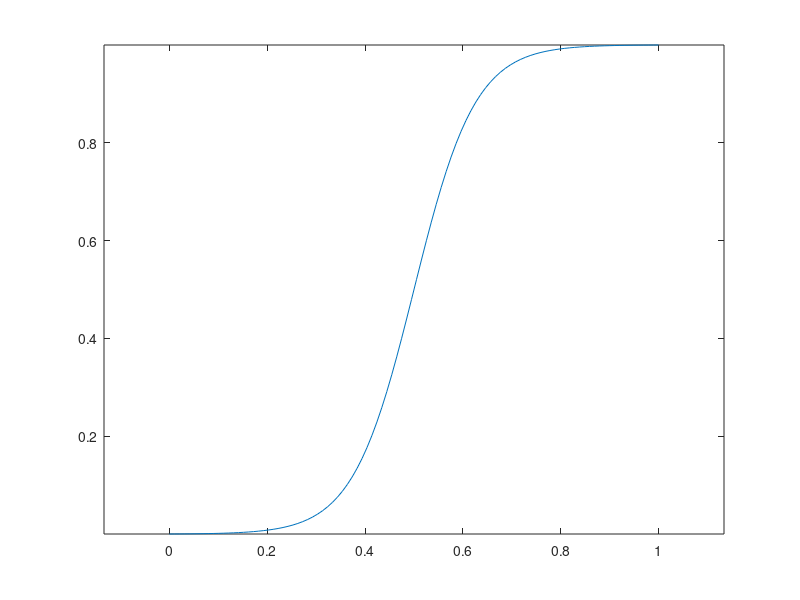

Reproduce this figure in MATLAB. (Note: this script raises an error after producing the figure.)
%* misc matlab code snippets for various purposes *%

%% contrast test
figure; 
x = linspace(0,1,100)
% y = .95*(tanh(4*(x-.6))+1)/2;    plot(x,y); axis equal; xline(0); xline(1); ylim([0,1]); 
y = (tanh(8*(x-.5))+1)/2;    plot(x,y); axis equal; xline(0); xline(1); ylim([0,1]); 

%% RFF sigma
sigma = 2
Tperiod = 3
dim=2
tdiv=4
K0 = randn(100,1)*2*pi*sigma/sqrt(dim)/2/tdiv
Tcycles = round(K0 * Tperiod / (2*pi))
figure; hist(Tcycles)

%% try 3d volume render via matlab
clear all;
N=5000;
X = rand(N,3);
[V,F] = icosphere(2);
FF = repmat(F,1,1,N) + (reshape(1:N,1,1,N)-1)*size(V,1);
VV = .05*repmat(V,1,1,N) + reshape(X',1,3,N);
Vp = reshape(permute(VV,[1 3 2]),[],3);
Fp = reshape(permute(FF,[1 3 2]),[],3);
close all; figure; hold all; axis equal; axis off; set(gcf,'color','w'); rotate3d on;
ptc = patch('faces',Fp,'vertices',Vp,'facecolor','g','facealpha',.01,'edgecolor','none')
ptc.FaceAlpha = .0275;
ptc.FaceAlpha = .1;
ptc.FaceLighting = 'gouraud';
ptc.AmbientStrength = 0.5;
ptc.DiffuseStrength = 0.99;
ptc.SpecularStrength = 1;
ptc.SpecularExponent = 20;
% ptc.BackFaceLighting = 'unlit';
view(0,75)
ptc.FaceVertexCData = repmat([0 .447 .741],size(Vp,1),1)
% shading interp
lightangle(-45,30)



s = scatter3(X(:,1),X(:,2),X(:,3),10,'filled')
% s.MarkerFaceAlpha = 'flat'
s.MarkerFaceAlpha = .1
s.AlphaData = repmat(100,N,1) %+ .0001*randn(N,1);
s.SizeData=200
s.CData = [0 .447 .741]
% s.AlphaDataMapping = 'direct'
% s.AlphaDataMapping = 'scaled'
s.AlphaDataMapping = 'none'

%% signed curl test
close all; clear all;
v = @(x,y) [-y x]*3*pi/2;
N = 100;
dt = .001;
xx = linspace(-1,1,10);
[X,Y] = meshgrid(xx,xx);
xx = X(:); yy = Y(:);
vxxyy = v(xx,yy);
figure; hold all; axis equal;
quiver(xx,yy,vxxyy(:,1),vxxyy(:,2))

tN = 100; dt = 1/tN;
s = [0,1];
for i=1:tN
    vs = v(s(1),s(2))
    s = s + vs*dt
    scatter(s(1),s(2),'r'); drawnow;
end

%% optimal transport between oriented rectangles test
close all; clear all;
figure; axis equal; hold all; 
Area = 1; a = sqrt(Area); N = 20;
maxLfacter = 2;
ls = linspace(a,maxLfacter*a,N); % lengths
c1 = [1,0,0];c2 = [0,0,1];ctv = linspace(0,1,N)
for lind=1:N
    ct = (1-ctv(lind))*c1+c2*ctv(lind)
    l = ls(lind);
    w=Area/l;

    t = linspace(0,1,51);
    lt = l*(1-t)+t*a;
    wt = w*(1-t)+t*a;
    at = lt.*wt;
    plot(t,at,'color',ct)
end
legend(split(num2str(ls)))

%% plot areas obtained from neural traj with and w/o area preservation
a1=load('results/areas1.txt')
a2=load('results/areas2.txt')
ts = linspace(0,1,numel(a1));
f1 = figure; hold all; set(gcf,'color','w')
f1.Position= [1620.2        395.4       1034.4        327.2];
perc_increase_1 = 100*(a1/a1(1)-1);
perc_increase_2 = 100*(a2/a2(1)-1);
plot(ts,perc_increase_1,'linewidth',5)
plot(ts,perc_increase_2,'linewidth',5)
xlabel('Time(s)')
ylabel('% Area Increase')
yline(max(perc_increase_1))
yline(max(perc_increase_2))

cs = [.3 .5 1];
ct = [.2 1 .2];
ti = linspace(0,1,(numel(perc_increase_1)-1))'
colors = (1-ti).*cs + ct.*ti;
for i=1:(numel(perc_increase_1)-1)
    plot(ts(i:i+1),perc_increase_1(i:i+1),'color',.8*colors(i,:),'linewidth',5)
    plot(ts(i:i+1),perc_increase_2(i:i+1),'color',.8*colors(i,:),'linewidth',5)
end
ylim([0 45])
xticks([0,.2,.4,.6,.8,1])
yticks([0 6.3 20 40 42.7])

exportgraphics(f1, 'figures/areas.pdf');

%% sigmac to sigma
5/sqrt(2)*pi




